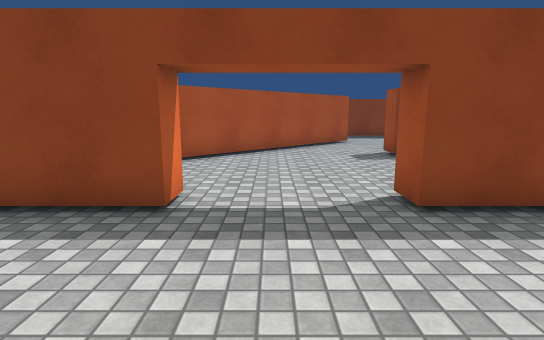
View 1 (above)

15 first-person views from a walk through a 3-D level made in the Unity game engine. The camera is 1.4 m above the floor, tilts 10° down and sees 80° across. The floor is counted in squares, 1 m on a side. Each view is taken from the middle of a square. On the plan, view 1 faces up. The plan holds only what a view shows up to about 15 squares ahead; the rest is blank. Surface patterns are stand-ins for the level's own textures.

View 2
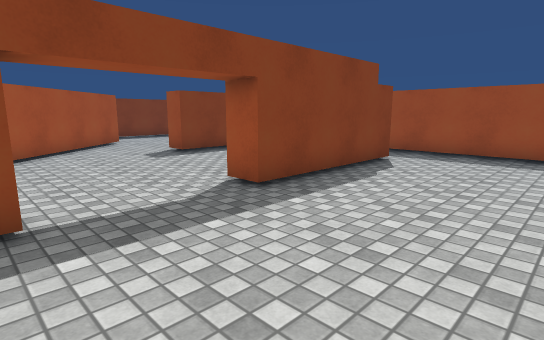

View 3
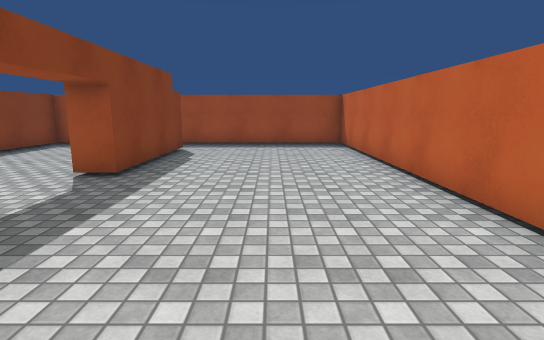

View 4
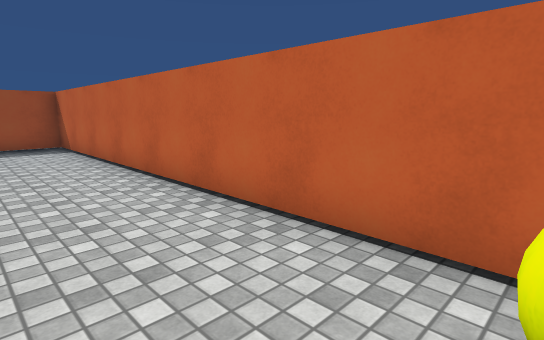

View 5
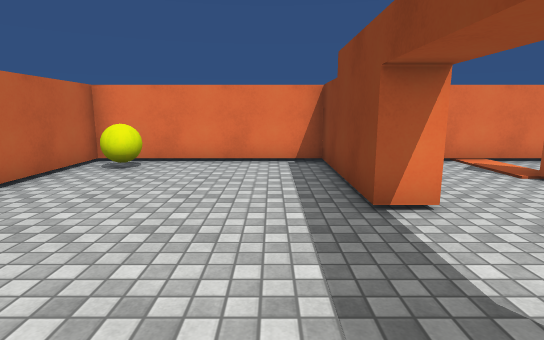

View 6
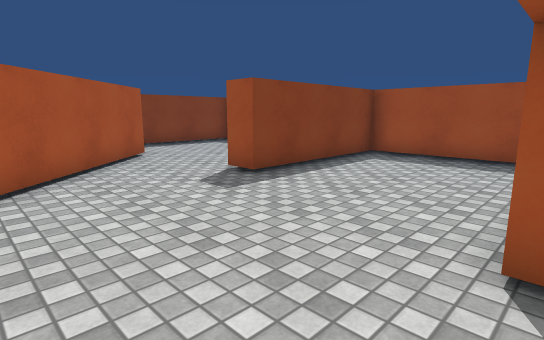

View 7
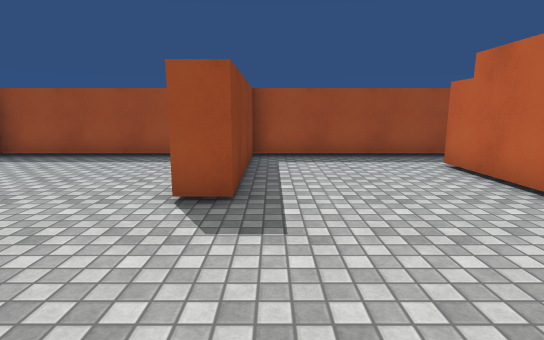

View 8
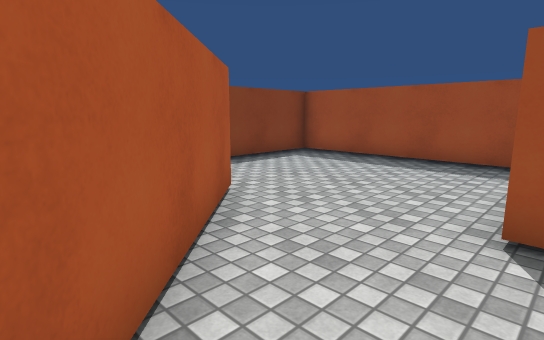

View 9
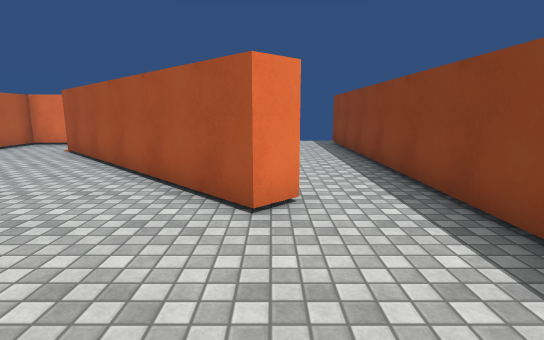

View 10
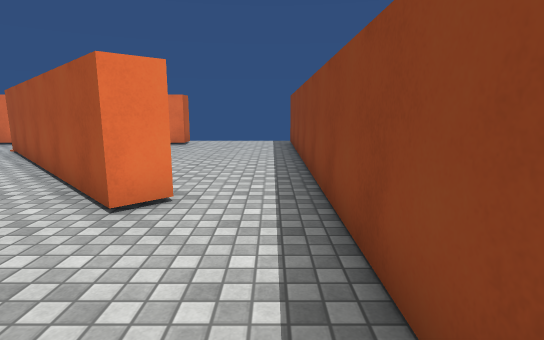

View 11
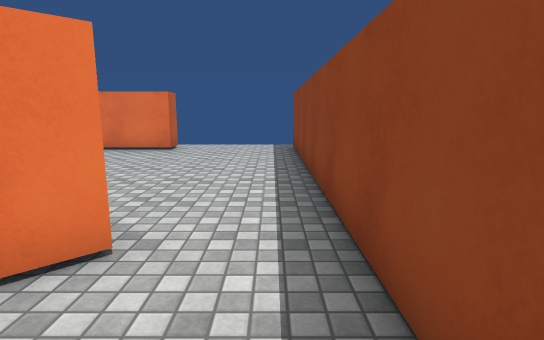

View 12
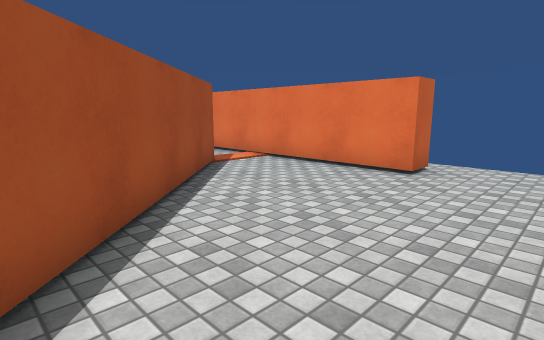

View 13
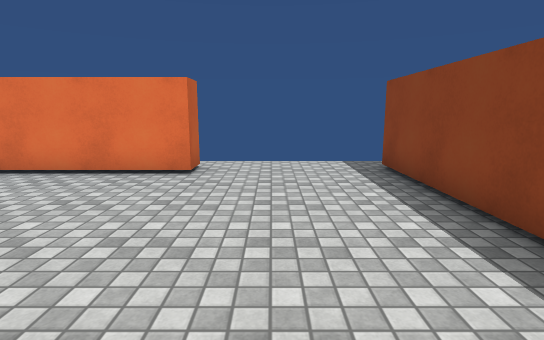

View 14
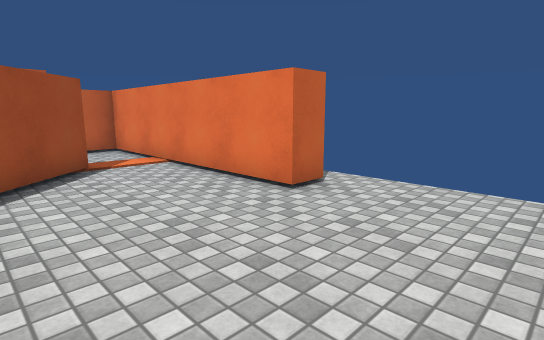

View 15
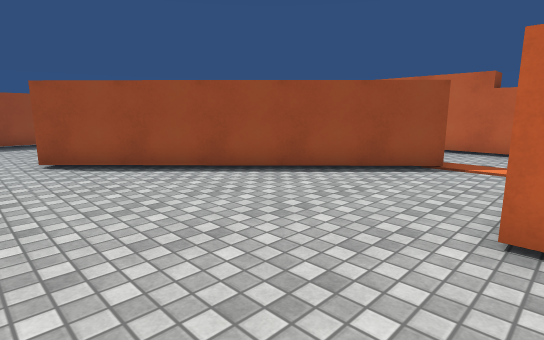

### Floor plan
Ten units are one square. View 1 is at (0, 0); x grows to the right and y downward. Boxes are objects, and circles mark ways between rooms. Rooms are numbered by the first view taken in them; rooms with no view inside come last. Other rooms are left out.
<svg viewBox="-85 -194 186 220">
<path fill="none" stroke="#000" d="M42 -54 76 -54M-15 -55 -15 -45 -64 -45 -64 21 96 21 96 -106 40 -106 40 -116M76 -45 21 -45 21 -55M19 -140 -37 -86M-64 -116 -64 -54 -31 -54M96 -124 96 -189 46 -189M30 -164 37 -157 19 -140M-74 -141 -64 -141 -64 -116M-44 -92 30 -164M46 -189 -74 -189"/>
<rect x="-65" y="5" width="20" height="10" fill="#bbb"><title>ball</title></rect>
<circle cx="30" cy="-123" r="3" fill="#2a7"/>
<circle cx="-55" cy="-115" r="3" fill="#2a7"/>
<circle cx="40" cy="-175" r="3" fill="#2a7"/>
<text x="20" y="-50">1</text>
<text x="70" y="-150">2</text>
<text x="-30" y="-160">3</text>
</svg>
Room 1 opens to room 2. Room 1 opens to room 3. Room 2 opens to room 3.

Where each view was taken, in squares from view 1:
view 1: 0 up, 0 right, facing up
view 2: 0 up, 2 left, facing up-right
view 3: 1 up, 5 left, facing right
view 4: 1 up, 5 left, facing down-right
view 5: 3 up, 3 right, facing left
view 6: 5 up, 1 left, facing up-right
view 7: 10 up, 1 left, facing right
view 8: 11 up, 0 right, facing up-right
view 9: 16 up, 8 right, facing left
view 10: 18 up, 8 right, facing left
view 11: 18 up, 6 right, facing left
view 12: 17 up, 1 right, facing down-left
view 13: 16 up, 1 right, facing left
view 14: 18 up, 2 left, facing down-left
view 15: 18 up, 7 left, facing down-right
